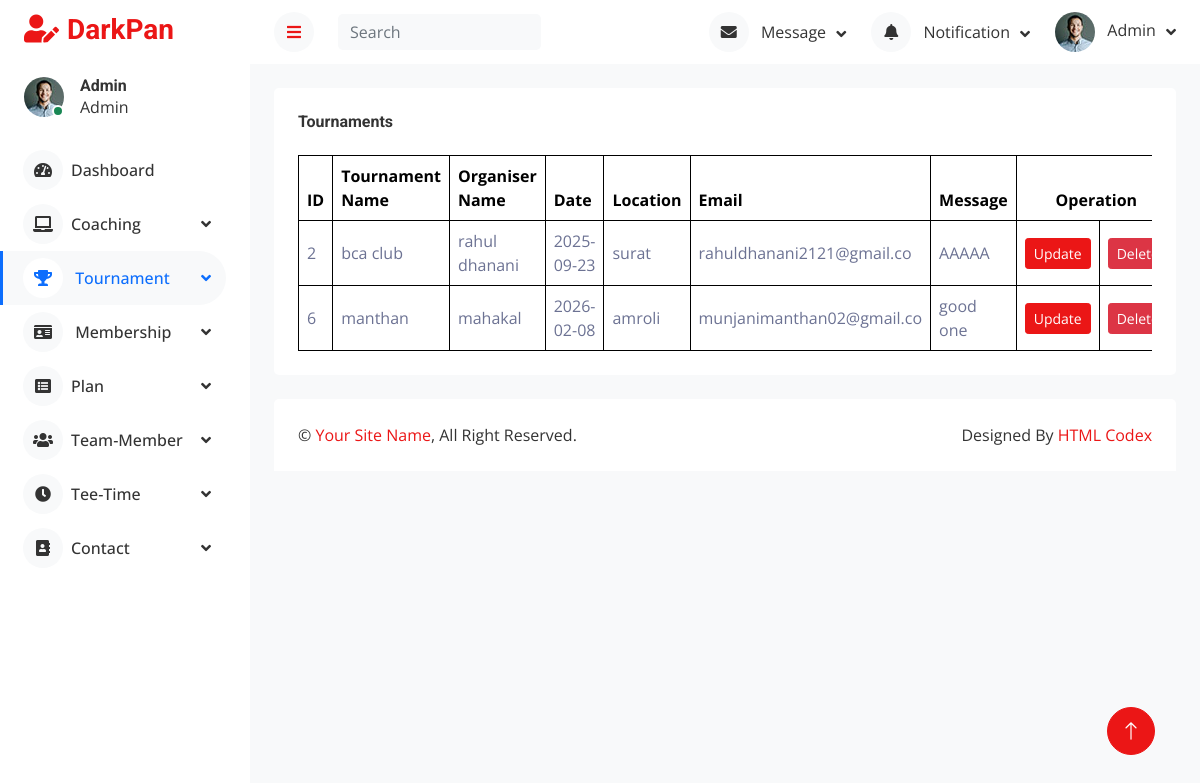
Page /admin/show_tournament.php on the committed database.
### tables this page shows
CREATE TABLE `tounament` (
  `id` int(25) NOT NULL,
  `tname` varchar(25) NOT NULL,
  `oname` varchar(25) NOT NULL,
  `date` date NOT NULL,
  `location` varchar(25) NOT NULL,
  `email` varchar(25) NOT NULL,
  `otherd` varchar(25) NOT NULL
);

### admin/show_tournament.php (the view, shortened to what this page needs)
<?php
    include "lib/db.php";
    $qry="SELECT * FROM `tounament`";
    $result=mysqli_query($con,$qry);
?>
<!DOCTYPE html>
<html lang="en">
<head>
    <link href="https://cdnjs.cloudflare.com/ajax/libs/font-awesome/5.10.0/css/all.min.css" rel="stylesheet">
    <link href="https://cdn.jsdelivr.net/npm/bootstrap-icons@1.4.1/font/bootstrap-icons.css" rel="stylesheet">
    <link href="lib/owlcarousel/assets/owl.carousel.min.css" rel="stylesheet">
    <link href="lib/tempusdominus/css/tempusdominus-bootstrap-4.min.css" rel="stylesheet" />
    <link href="css/bootstrap.min.css" rel="stylesheet">
    <link href="css/style.css" rel="stylesheet">
</head>
<body>
    <div class="container-fluid position-relative d-flex p-0">
        <?php include "sidebar.php"; ?>
        <div class="content">
            <?php include "header.php"; ?>
            <div class="container-fluid pt-4 px-4">
                <div class="bg-secondary text-center rounded p-4">
                    <div class="d-flex align-items-center justify-content-between mb-4">
                        <h6 class="mb-0">Tournaments</h6>
                    </div>
                    <div class="table-responsive">
                        <table class="table text-start align-middle table-bordered table-hover mb-0">
                            <thead>
                                <tr class="text-dark">
                                    <th scope="col">ID</th>
                                    <th scope="col">Tournament Name</th>
                                    <th scope="col">Organiser Name</th>
                                    <th scope="col">Date</th>
                                    <th scope="col">Location</th>
                                    <th scope="col">Email</th>
                                    <th scope="col">Message</th>
                                    <th scope="col" colspan=2 class="text-center">Operation</th>
                                </tr>
                            </thead>
                            <tbody>
                                <?php while($row=mysqli_fetch_assoc($result)) { ?>
                                <tr>
                                    <td><?php echo $row['id']; ?></td>
                                    <td><?php echo $row['tname']; ?></td>
                                    <td><?php echo $row['oname']; ?></td>
                                    <td><?php echo $row['date']; ?></td>
                                    <td><?php echo $row['location']; ?></td>
                                    <td><?php echo $row['email']; ?></td>
                                    <td><?php echo $row['otherd']; ?></td>
                                    <td>
                                        <a href="../website/code/tournament_update.php?id=<?php echo $row['id']?>" class="btn btn-sm btn-primary">Update</a>
                                    </td>
                                    <td>
                                        <a href="tournament_delete.php?id=<?php echo $row['id']?>" class="btn btn-sm btn-danger" onclick="return confirm('Are you sure?');">Delete</a>
                                    </td>
                                </tr>
                                <?php } ?>
                            </tbody>
                        </table>
                    </div>
                </div>
            </div>
            <div class="container-fluid pt-4 px-4">
                <div class="bg-secondary rounded-top p-4">
                    <div class="row">
                        <div class="col-12 col-sm-6 text-center text-sm-start">
                            &copy; <a href="#">Your Site Name</a>, All Right Reserved.
                        </div>
                        <div class="col-12 col-sm-6 text-center text-sm-end">
                            Designed By <a href="https://htmlcodex.com">HTML Codex</a>
                        </div>
                    </div>
                </div>
            </div>
        </div>
        <a href="#" class="btn btn-lg btn-primary btn-lg-square back-to-top"><i class="bi bi-arrow-up"></i></a>
    </div>
</body>
</html>

### admin/css/style.css (style rules this page uses)
:root { --primary: #0d6efd; --secondary: #ffffff; --light: #6c757d; --dark: #f8f9fa; --text-color: #333333; }
body { color: var(--text-color); background-color: var(--dark); }
.bg-secondary { background-color: var(--secondary) !important; }
.bg-secondary p, .bg-secondary h6 { color: var(--text-color) !important; }
.back-to-top { position: fixed; display: none; right: 45px; bottom: 45px; z-index: 99; }
.btn { transition: .5s; }
.btn-lg-square { width: 48px; height: 48px; }
.btn-square, .btn-sm-square, .btn-lg-square { padding: 0; display: inline-flex; align-items: center; justify-content: center; font-weight: normal; border-radius: 50px; }
.content { margin-left: 250px; min-height: 100vh; background: var(--dark); transition: 0.5s; }
@media (min-width: 992px) { .content { width: calc(100% - 250px); } }

### rows in the picture
tounament: id "2", tname "bca club", oname "rahul dhanani", date "2025-09-23", location "surat", email "rahuldhanani2121@gmail.co", otherd "AAAAA"
tounament: id "6", tname "manthan", oname "mahakal", date "2026-02-08", location "amroli", email "munjanimanthan02@gmail.co", otherd "good one"
